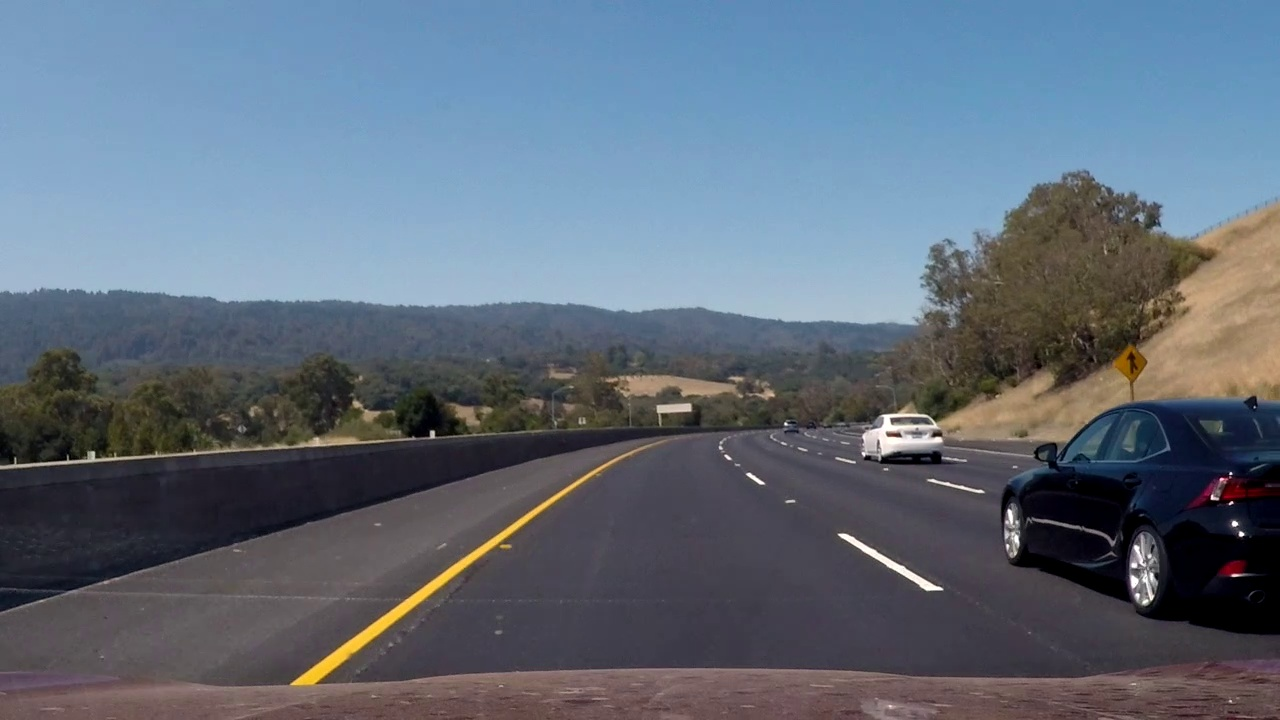
#> input picture 720x1280.jpg, 1280 x 720 px, found by its file name
$ python program2.py
#> lines starting #> are read from the running program, lines starting #| are printed output that depends on the picture
import cv2
img = cv2.imread("720x1280.jpg")
#> img is the input picture: shape (720, 1280, 3); mean B, G, R 122.2, 108.2, 96.5
horizontal_img = img.copy()
vertical_img = img.copy()
horizontal_img = cv2.flip( img, 0 )#x-axis
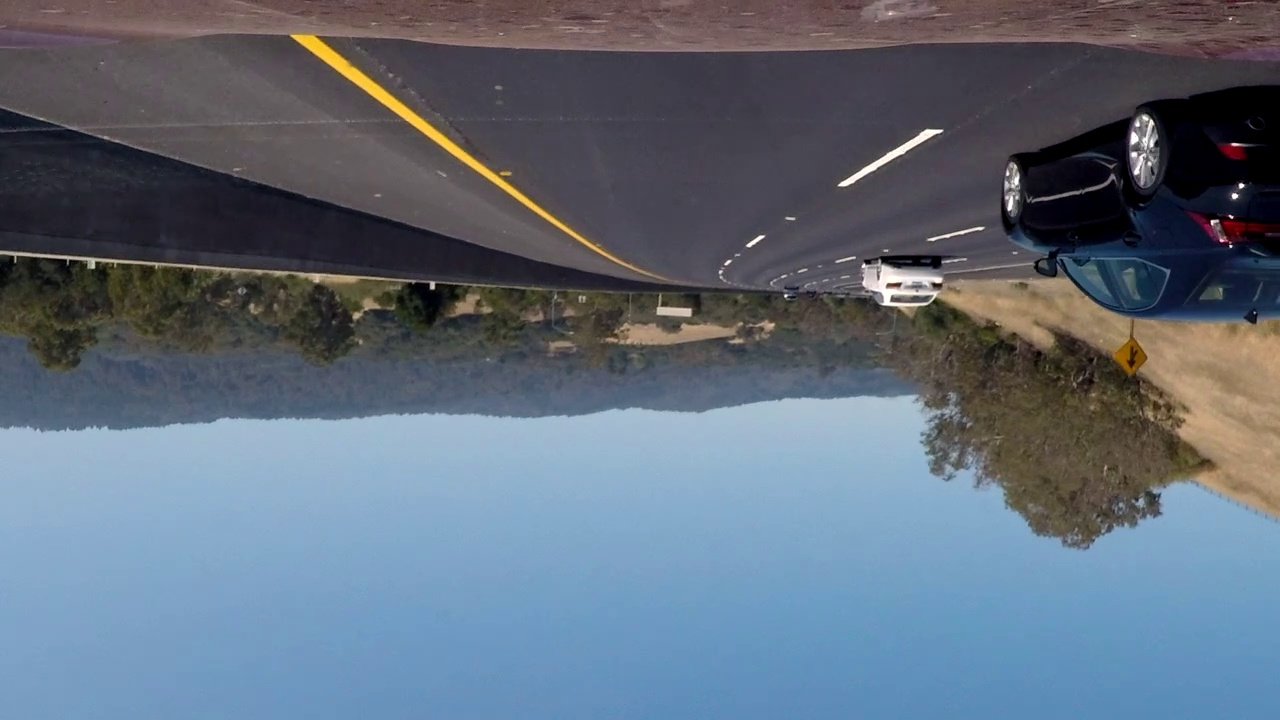
#> horizontal_img: shape (720, 1280, 3); mean B, G, R 122.2, 108.2, 96.5
vertical_img = cv2.flip( img, 1 )#y-axis
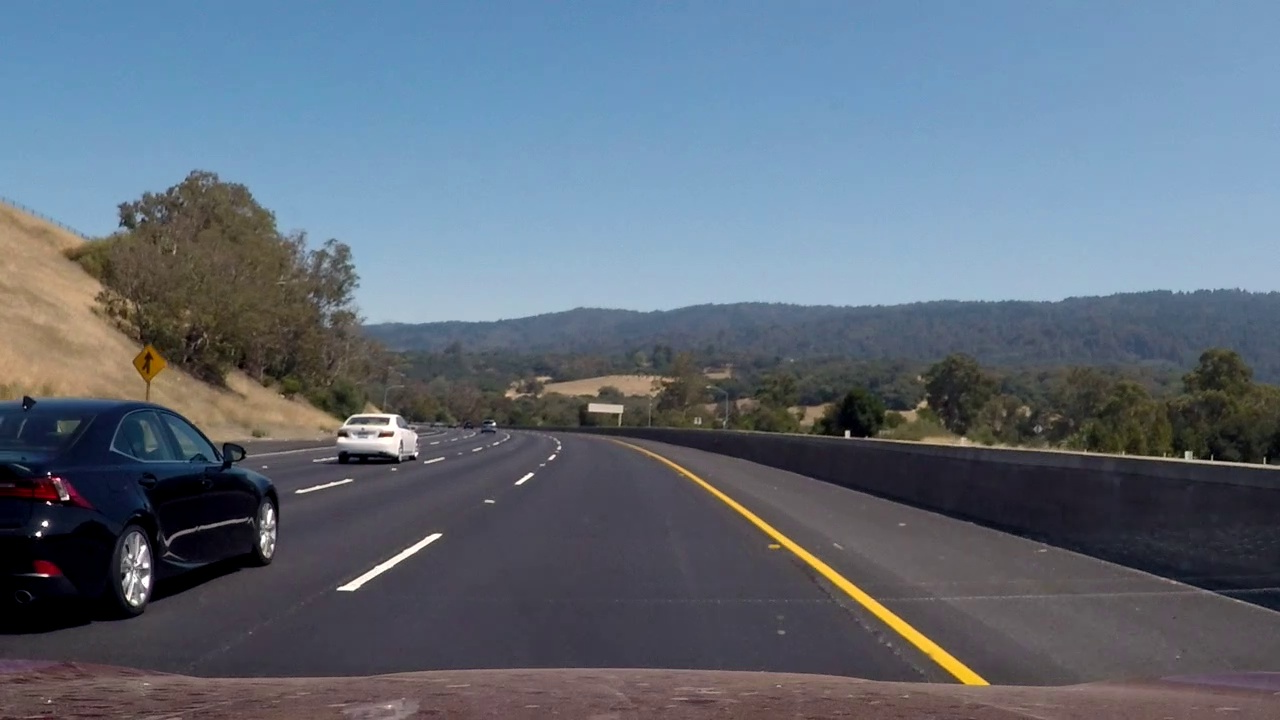
#> vertical_img: shape (720, 1280, 3); mean B, G, R 122.2, 108.2, 96.5
cv2.imwrite( "Horizontal flip.jpg", horizontal_img )
cv2.imwrite( "Vertical flip.jpg", vertical_img )
subimg = cv2.subtract(horizontal_img,vertical_img)
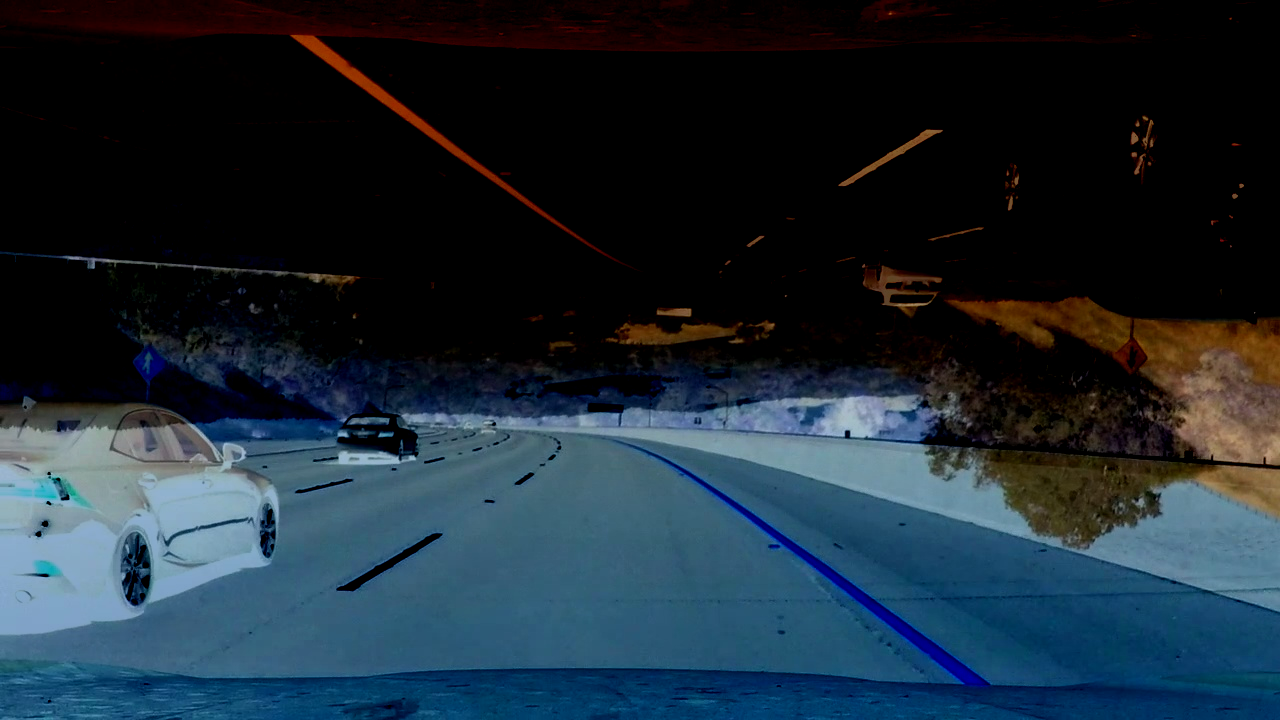
#> subimg: shape (720, 1280, 3); mean B, G, R 52.6, 41.9, 28
cv2.imwrite("Subtracted image.jpg",subimg)
cv2.waitKey(0)
cv2.destroyAllWindows()
